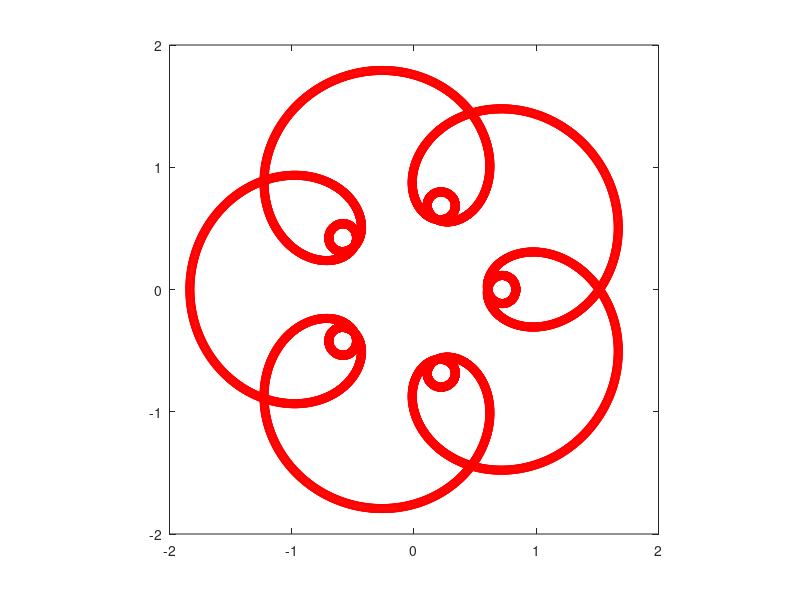
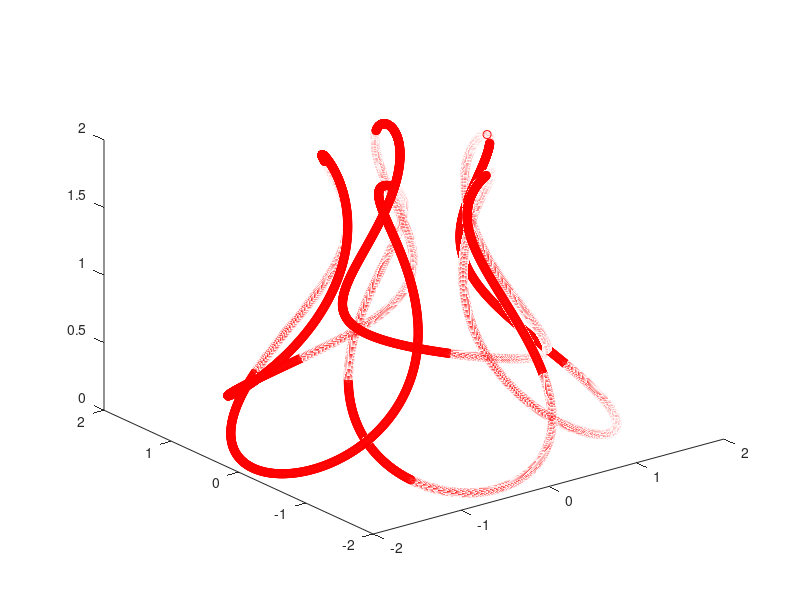
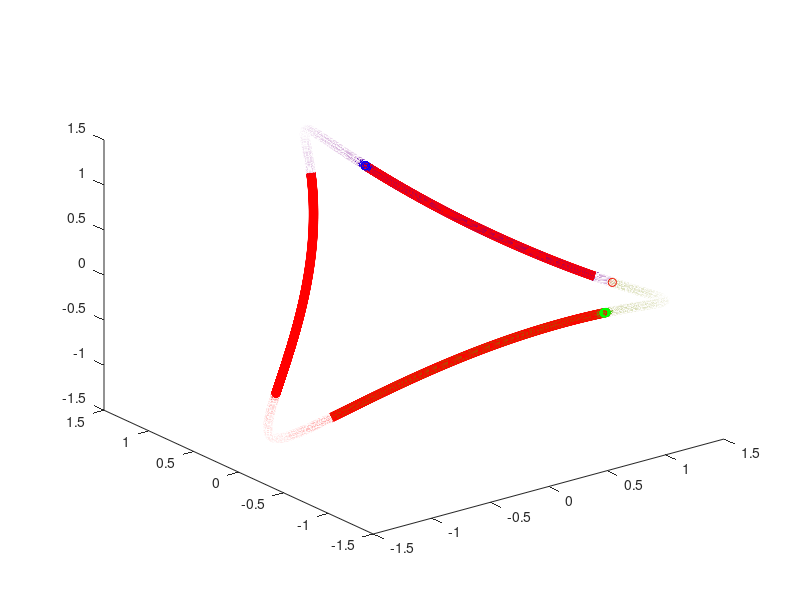

The MATLAB script that drew these images, in order:
%% 3D mystery curve
clear all;
close all;
clc;
pkg load signal;
N=6000;
t=[0:N-1]'*2*pi/N;
x=cos(t)+cos(11*t)/3-cos(6*t)/2;
y=sin(t)+sin(11*t)/3-sin(6*t)/2;
figure;plot(x,y,'ro');axis square % 2D


z=cos(5*t)+1;
figure;plot3(x,y,z,'ro')
N1=1;
N2=3;
N3=2;
c1=1;
c2=0.2;
c3=-0.4;
x=cos(N1*t)*c1+cos(N2*t)*c2+sin(N3*t)*c3;
y=cos(N1*t-2*pi/3*N1)*c1+cos(N2*t-2*pi/3*N2)*c2+sin(N3*t-2*pi/3*N3)*c3;
z=-cos(N1*t+2*pi/3*N1)*c1-cos(N2*t+2*pi/3*N2)*c2-sin(N3*t+2*pi/3*N3)*c3;
figure;plot3(x,y,z,'ro');
hold on;
plot3(x(1:2000),y(1:2000),z(1:2000),'bo');
plot3(x(2001:4000),y(2001:4000),z(2001:4000),'ro');
plot3(x(4001:6000),y(4001:6000),z(4001:6000),'go');
hold off;






